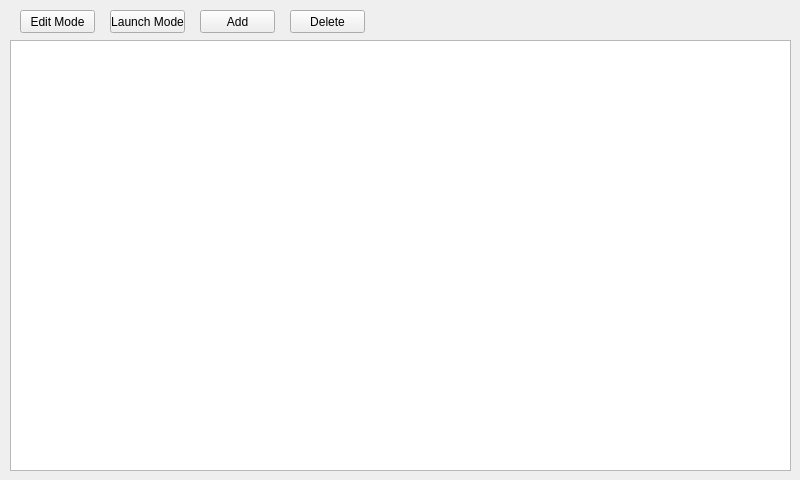
<?xml version="1.0" encoding="UTF-8"?>
<ui version="4.0">
 <class>MainWindow</class>
 <widget class="QMainWindow" name="MainWindow">
  <property name="enabled">
   <bool>true</bool>
  </property>
  <property name="geometry">
   <rect>
    <x>0</x>
    <y>0</y>
    <width>800</width>
    <height>480</height>
   </rect>
  </property>
  <property name="windowTitle">
   <string>MainWindow</string>
  </property>
  <widget class="QWidget" name="centralWidget">
   <widget class="QTableView" name="tableView">
    <property name="enabled">
     <bool>true</bool>
    </property>
    <property name="geometry">
     <rect>
      <x>10</x>
      <y>40</y>
      <width>781</width>
      <height>431</height>
     </rect>
    </property>
    <property name="sizeAdjustPolicy">
     <enum>QAbstractScrollArea::AdjustToContents</enum>
    </property>
    <property name="editTriggers">
     <set>QAbstractItemView::NoEditTriggers</set>
    </property>
    <property name="selectionMode">
     <enum>QAbstractItemView::SingleSelection</enum>
    </property>
    <property name="selectionBehavior">
     <enum>QAbstractItemView::SelectRows</enum>
    </property>
   </widget>
   <widget class="QPushButton" name="pushButton">
    <property name="geometry">
     <rect>
      <x>20</x>
      <y>10</y>
      <width>75</width>
      <height>23</height>
     </rect>
    </property>
    <property name="text">
     <string>Edit Mode</string>
    </property>
   </widget>
   <widget class="QPushButton" name="pushButton_2">
    <property name="geometry">
     <rect>
      <x>110</x>
      <y>10</y>
      <width>75</width>
      <height>23</height>
     </rect>
    </property>
    <property name="text">
     <string>Launch Mode</string>
    </property>
   </widget>
   <widget class="QPushButton" name="PushButton_Add">
    <property name="geometry">
     <rect>
      <x>200</x>
      <y>10</y>
      <width>75</width>
      <height>23</height>
     </rect>
    </property>
    <property name="text">
     <string>Add</string>
    </property>
   </widget>
   <widget class="QPushButton" name="pushButton_Delete">
    <property name="geometry">
     <rect>
      <x>290</x>
      <y>10</y>
      <width>75</width>
      <height>23</height>
     </rect>
    </property>
    <property name="text">
     <string>Delete</string>
    </property>
   </widget>
  </widget>
 </widget>
 <layoutdefault spacing="6" margin="11"/>
 <resources/>
 <connections/>
</ui>
